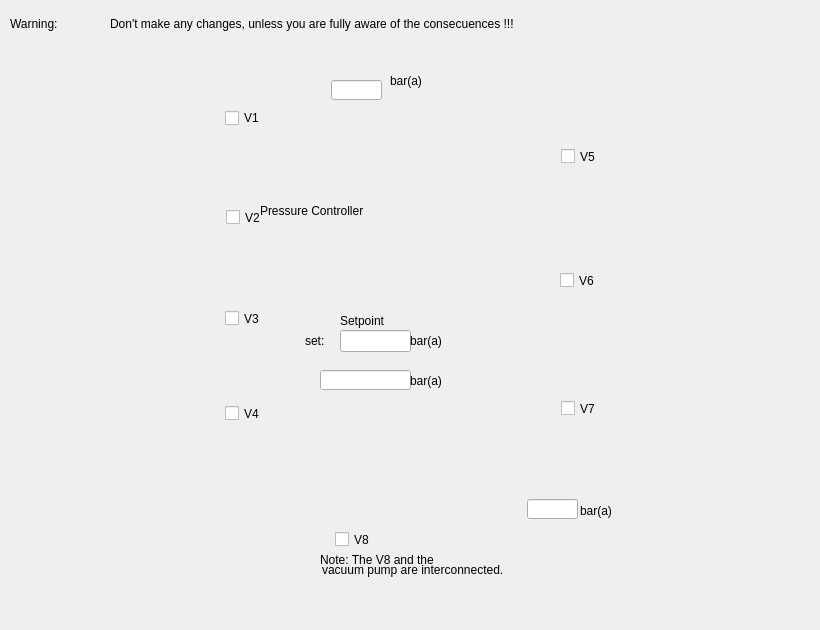
    <widget class="QWidget" name="tab_3">
     <attribute name="title">
      <string>GMS Setup</string>
     </attribute>
     <widget class="caImage" name="caimage">
      <property name="enabled">
       <bool>true</bool>
      </property>
      <property name="geometry">
       <rect>
        <x>10</x>
        <y>40</y>
        <width>801</width>
        <height>581</height>
       </rect>
      </property>
      <property name="filename" stdset="0">
       <string notr="true">Setup_GMS.JPG</string>
      </property>
      <property name="visibility">
       <enum>caImage::StaticV</enum>
      </property>
     </widget>
     <widget class="caLed" name="caled_2">
      <property name="geometry">
       <rect>
        <x>212</x>
        <y>50</y>
        <width>41</width>
        <height>51</height>
       </rect>
      </property>
      <property name="channel" stdset="0">
       <string notr="true">X10DA-ES-GMS:V1</string>
      </property>
     </widget>
     <widget class="caToggleButton" name="catogglebutton">
      <property name="geometry">
       <rect>
        <x>225</x>
        <y>108</y>
        <width>61</width>
        <height>20</height>
       </rect>
      </property>
      <property name="text">
       <string>V1</string>
      </property>
      <property name="iconSize">
       <size>
        <width>16</width>
        <height>16</height>
       </size>
      </property>
      <property name="checkable">
       <bool>true</bool>
      </property>
      <property name="channel" stdset="0">
       <string notr="true">X10DA-ES-GMS:V1</string>
      </property>
      <property name="trueValue">
       <string>1</string>
      </property>
      <property name="falseValue">
       <string>0</string>
      </property>
     </widget>
     <widget class="caToggleButton" name="catogglebutton_3">
      <property name="geometry">
       <rect>
        <x>225</x>
        <y>308</y>
        <width>61</width>
        <height>21</height>
       </rect>
      </property>
      <property name="text">
       <string>V3</string>
      </property>
      <property name="iconSize">
       <size>
        <width>16</width>
        <height>16</height>
       </size>
      </property>
      <property name="checkable">
       <bool>true</bool>
      </property>
      <property name="channel" stdset="0">
       <string notr="true">X10DA-ES-GMS:V3</string>
      </property>
      <property name="trueValue">
       <string>1</string>
      </property>
      <property name="falseValue">
       <string>0</string>
      </property>
     </widget>
     <widget class="caLed" name="caled_4">
      <property name="geometry">
       <rect>
        <x>222</x>
        <y>250</y>
        <width>21</width>
        <height>51</height>
       </rect>
      </property>
      <property name="channel" stdset="0">
       <string notr="true">X10DA-ES-GMS:V3</string>
      </property>
     </widget>
     <widget class="caLed" name="caled_3">
      <property name="geometry">
       <rect>
        <x>212</x>
        <y>150</y>
        <width>41</width>
        <height>51</height>
       </rect>
      </property>
      <property name="channel" stdset="0">
       <string notr="true">X10DA-ES-GMS:V2</string>
      </property>
     </widget>
     <widget class="caToggleButton" name="catogglebutton_2">
      <property name="geometry">
       <rect>
        <x>226</x>
        <y>207</y>
        <width>61</width>
        <height>21</height>
       </rect>
      </property>
      <property name="text">
       <string>V2</string>
      </property>
      <property name="iconSize">
       <size>
        <width>16</width>
        <height>16</height>
       </size>
      </property>
      <property name="checkable">
       <bool>true</bool>
      </property>
      <property name="channel" stdset="0">
       <string notr="true">X10DA-ES-GMS:V2</string>
      </property>
      <property name="trueValue">
       <string>1</string>
      </property>
      <property name="falseValue">
       <string>0</string>
      </property>
     </widget>
     <widget class="caLed" name="caled_5">
      <property name="geometry">
       <rect>
        <x>212</x>
        <y>360</y>
        <width>41</width>
        <height>31</height>
       </rect>
      </property>
      <property name="channel" stdset="0">
       <string notr="true">X10DA-ES-GMS:V4</string>
      </property>
     </widget>
     <widget class="caToggleButton" name="catogglebutton_4">
      <property name="geometry">
       <rect>
        <x>225</x>
        <y>403</y>
        <width>61</width>
        <height>21</height>
       </rect>
      </property>
      <property name="text">
       <string>V4</string>
      </property>
      <property name="iconSize">
       <size>
        <width>16</width>
        <height>16</height>
       </size>
      </property>
      <property name="checkable">
       <bool>true</bool>
      </property>
      <property name="channel" stdset="0">
       <string notr="true">X10DA-ES-GMS:V4</string>
      </property>
     </widget>
     <widget class="caLed" name="caled_6">
      <property name="geometry">
       <rect>
        <x>553</x>
        <y>100</y>
        <width>30</width>
        <height>30</height>
       </rect>
      </property>
      <property name="channel" stdset="0">
       <string notr="true">X10DA-ES-GMS:V5</string>
      </property>
     </widget>
     <widget class="caToggleButton" name="catogglebutton_7">
      <property name="geometry">
       <rect>
        <x>561</x>
        <y>146</y>
        <width>61</width>
        <height>21</height>
       </rect>
      </property>
      <property name="text">
       <string>V5</string>
      </property>
      <property name="iconSize">
       <size>
        <width>16</width>
        <height>16</height>
       </size>
      </property>
      <property name="checkable">
       <bool>true</bool>
      </property>
      <property name="channel" stdset="0">
       <string notr="true">X10DA-ES-GMS:V5</string>
      </property>
     </widget>
     <widget class="caToggleButton" name="catogglebutton_8">
      <property name="geometry">
       <rect>
        <x>560</x>
        <y>270</y>
        <width>61</width>
        <height>21</height>
       </rect>
      </property>
      <property name="text">
       <string>V6</string>
      </property>
      <property name="iconSize">
       <size>
        <width>16</width>
        <height>16</height>
       </size>
      </property>
      <property name="checkable">
       <bool>true</bool>
      </property>
      <property name="channel" stdset="0">
       <string notr="true">X10DA-ES-GMS:V6</string>
      </property>
     </widget>
     <widget class="caLed" name="caled_7">
      <property name="geometry">
       <rect>
        <x>553</x>
        <y>220</y>
        <width>31</width>
        <height>41</height>
       </rect>
      </property>
      <property name="channel" stdset="0">
       <string notr="true">X10DA-ES-GMS:V6</string>
      </property>
     </widget>
     <widget class="caToggleButton" name="catogglebutton_5">
      <property name="geometry">
       <rect>
        <x>561</x>
        <y>398</y>
        <width>61</width>
        <height>21</height>
       </rect>
      </property>
      <property name="text">
       <string>V7</string>
      </property>
      <property name="iconSize">
       <size>
        <width>16</width>
        <height>16</height>
       </size>
      </property>
      <property name="checkable">
       <bool>true</bool>
      </property>
      <property name="channel" stdset="0">
       <string notr="true">X10DA-ES-GMS:V7</string>
      </property>
     </widget>
     <widget class="caLed" name="caled_8">
      <property name="geometry">
       <rect>
        <x>553</x>
        <y>341</y>
        <width>31</width>
        <height>51</height>
       </rect>
      </property>
      <property name="channel" stdset="0">
       <string notr="true">X10DA-ES-GMS:V7</string>
      </property>
     </widget>
     <widget class="caLed" name="caled_9">
      <property name="geometry">
       <rect>
        <x>326</x>
        <y>483</y>
        <width>30</width>
        <height>30</height>
       </rect>
      </property>
      <property name="channel" stdset="0">
       <string notr="true">X10DA-ES-GMS:V8</string>
      </property>
     </widget>
     <widget class="caToggleButton" name="catogglebutton_6">
      <property name="geometry">
       <rect>
        <x>335</x>
        <y>529</y>
        <width>61</width>
        <height>21</height>
       </rect>
      </property>
      <property name="text">
       <string>V8</string>
      </property>
      <property name="iconSize">
       <size>
        <width>16</width>
        <height>16</height>
       </size>
      </property>
      <property name="checkable">
       <bool>true</bool>
      </property>
      <property name="channel" stdset="0">
       <string notr="true">X10DA-ES-GMS:V8</string>
      </property>
     </widget>
     <widget class="caLed" name="caled_10">
      <property name="geometry">
       <rect>
        <x>223</x>
        <y>498</y>
        <width>30</width>
        <height>30</height>
       </rect>
      </property>
      <property name="channel" stdset="0">
       <string notr="true">X10DA-ES-GMS:V8</string>
      </property>
     </widget>
     <widget class="caLabel" name="calabel_33">
      <property name="geometry">
       <rect>
        <x>340</x>
        <y>310</y>
        <width>81</width>
        <height>21</height>
       </rect>
      </property>
      <property name="text">
       <string>Setpoint </string>
      </property>
     </widget>
     <widget class="caTextEntry" name="catextentry_10">
      <property name="geometry">
       <rect>
        <x>340</x>
        <y>330</y>
        <width>71</width>
        <height>22</height>
       </rect>
      </property>
      <property name="channel" stdset="0">
       <string notr="true">X10DA-ES-GMS:SETPOINT.PC</string>
      </property>
      <property name="limitsMode">
       <enum>caLineEdit::User</enum>
      </property>
      <property name="maxValue">
       <double>3.000000000000000</double>
      </property>
      <property name="minValue">
       <double>0.150000000000000</double>
      </property>
     </widget>
     <widget class="caLineEdit" name="calineedit_24">
      <property name="geometry">
       <rect>
        <x>320</x>
        <y>370</y>
        <width>91</width>
        <height>20</height>
       </rect>
      </property>
      <property name="channel" stdset="0">
       <string notr="true">X10DA-ES-GMS:SP.PC</string>
      </property>
     </widget>
     <widget class="caLabel" name="calabel_32">
      <property name="geometry">
       <rect>
        <x>260</x>
        <y>200</y>
        <width>201</width>
        <height>21</height>
       </rect>
      </property>
      <property name="text">
       <string>Pressure Controller</string>
      </property>
     </widget>
     <widget class="caLineEdit" name="calineedit_14">
      <property name="geometry">
       <rect>
        <x>331</x>
        <y>80</y>
        <width>51</width>
        <height>20</height>
       </rect>
      </property>
      <property name="channel" stdset="0">
       <string notr="true">X10DA-ES-GMS:PPC</string>
      </property>
     </widget>
     <widget class="caLineEdit" name="calineedit_25">
      <property name="geometry">
       <rect>
        <x>527</x>
        <y>499</y>
        <width>51</width>
        <height>20</height>
       </rect>
      </property>
      <property name="channel" stdset="0">
       <string notr="true">X10DA-ES-GMS:PPV</string>
      </property>
     </widget>
     <widget class="caLabel" name="calabel_43">
      <property name="geometry">
       <rect>
        <x>10</x>
        <y>10</y>
        <width>101</width>
        <height>28</height>
       </rect>
      </property>
      <property name="text">
       <string>Warning:</string>
      </property>
      <property name="foreground">
       <color>
        <red>255</red>
        <green>0</green>
        <blue>0</blue>
       </color>
      </property>
     </widget>
     <widget class="caLabel" name="calabel_44">
      <property name="geometry">
       <rect>
        <x>110</x>
        <y>10</y>
        <width>651</width>
        <height>28</height>
       </rect>
      </property>
      <property name="text">
       <string>Don't make any changes, unless you are fully aware of the consecuences !!!</string>
      </property>
      <property name="foreground">
       <color>
        <red>255</red>
        <green>0</green>
        <blue>0</blue>
       </color>
      </property>
     </widget>
     <widget class="caLabel" name="calabel_49">
      <property name="geometry">
       <rect>
        <x>410</x>
        <y>330</y>
        <width>41</width>
        <height>21</height>
       </rect>
      </property>
      <property name="text">
       <string>bar(a)</string>
      </property>
     </widget>
     <widget class="caLabel" name="calabel_53">
      <property name="geometry">
       <rect>
        <x>410</x>
        <y>370</y>
        <width>41</width>
        <height>21</height>
       </rect>
      </property>
      <property name="text">
       <string>bar(a)</string>
      </property>
     </widget>
     <widget class="caLabel" name="calabel_45">
      <property name="geometry">
       <rect>
        <x>305</x>
        <y>330</y>
        <width>31</width>
        <height>21</height>
       </rect>
      </property>
      <property name="text">
       <string>set:</string>
      </property>
     </widget>
     <widget class="caLabel" name="calabel_54">
      <property name="geometry">
       <rect>
        <x>390</x>
        <y>70</y>
        <width>41</width>
        <height>21</height>
       </rect>
      </property>
      <property name="text">
       <string>bar(a)</string>
      </property>
     </widget>
     <widget class="caLabel" name="calabel_50">
      <property name="geometry">
       <rect>
        <x>580</x>
        <y>500</y>
        <width>41</width>
        <height>21</height>
       </rect>
      </property>
      <property name="text">
       <string>bar(a)</string>
      </property>
     </widget>
     <widget class="caLabel" name="calabel_59">
      <property name="geometry">
       <rect>
        <x>320</x>
        <y>550</y>
        <width>131</width>
        <height>20</height>
       </rect>
      </property>
      <property name="acceptDrops">
       <bool>false</bool>
      </property>
      <property name="text">
       <string>Note: The V8 and the </string>
      </property>
      <property name="textFormat">
       <enum>Qt::PlainText</enum>
      </property>
     </widget>
     <widget class="caLabel" name="calabel_60">
      <property name="geometry">
       <rect>
        <x>322</x>
        <y>560</y>
        <width>201</width>
        <height>20</height>
       </rect>
      </property>
      <property name="acceptDrops">
       <bool>false</bool>
      </property>
      <property name="text">
       <string>vacuum pump are interconnected.</string>
      </property>
      <property name="textFormat">
       <enum>Qt::PlainText</enum>
      </property>
     </widget>
    </widget>
